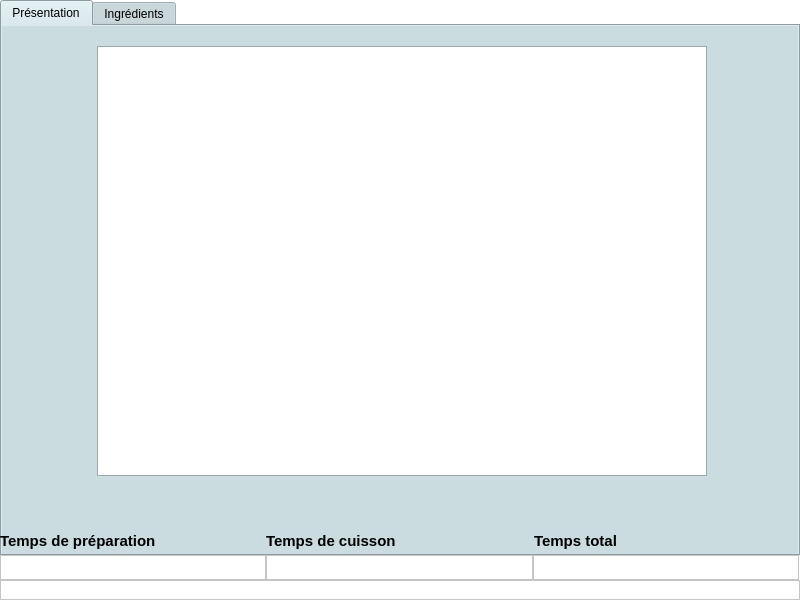
<?xml version="1.0" encoding="UTF-8"?>
<ui version="4.0">
 <class>FenetrePresentation</class>
 <widget class="QWidget" name="FenetrePresentation">
  <property name="geometry">
   <rect>
    <x>0</x>
    <y>0</y>
    <width>800</width>
    <height>600</height>
   </rect>
  </property>
  <property name="palette">
   <palette>
    <active>
     <colorrole role="WindowText">
      <brush brushstyle="SolidPattern">
       <color alpha="255">
        <red>0</red>
        <green>0</green>
        <blue>0</blue>
       </color>
      </brush>
     </colorrole>
     <colorrole role="Button">
      <brush brushstyle="SolidPattern">
       <color alpha="255">
        <red>255</red>
        <green>255</green>
        <blue>255</blue>
       </color>
      </brush>
     </colorrole>
     <colorrole role="Light">
      <brush brushstyle="SolidPattern">
       <color alpha="255">
        <red>255</red>
        <green>255</green>
        <blue>255</blue>
       </color>
      </brush>
     </colorrole>
     <colorrole role="Midlight">
      <brush brushstyle="SolidPattern">
       <color alpha="255">
        <red>255</red>
        <green>255</green>
        <blue>255</blue>
       </color>
      </brush>
     </colorrole>
     <colorrole role="Dark">
      <brush brushstyle="SolidPattern">
       <color alpha="255">
        <red>127</red>
        <green>127</green>
        <blue>127</blue>
       </color>
      </brush>
     </colorrole>
     <colorrole role="Mid">
      <brush brushstyle="SolidPattern">
       <color alpha="255">
        <red>170</red>
        <green>170</green>
        <blue>170</blue>
       </color>
      </brush>
     </colorrole>
     <colorrole role="Text">
      <brush brushstyle="SolidPattern">
       <color alpha="255">
        <red>0</red>
        <green>0</green>
        <blue>0</blue>
       </color>
      </brush>
     </colorrole>
     <colorrole role="BrightText">
      <brush brushstyle="SolidPattern">
       <color alpha="255">
        <red>255</red>
        <green>255</green>
        <blue>255</blue>
       </color>
      </brush>
     </colorrole>
     <colorrole role="ButtonText">
      <brush brushstyle="SolidPattern">
       <color alpha="255">
        <red>0</red>
        <green>0</green>
        <blue>0</blue>
       </color>
      </brush>
     </colorrole>
     <colorrole role="Base">
      <brush brushstyle="SolidPattern">
       <color alpha="255">
        <red>255</red>
        <green>255</green>
        <blue>255</blue>
       </color>
      </brush>
     </colorrole>
     <colorrole role="Window">
      <brush brushstyle="SolidPattern">
       <color alpha="255">
        <red>255</red>
        <green>255</green>
        <blue>255</blue>
       </color>
      </brush>
     </colorrole>
     <colorrole role="Shadow">
      <brush brushstyle="SolidPattern">
       <color alpha="255">
        <red>0</red>
        <green>0</green>
        <blue>0</blue>
       </color>
      </brush>
     </colorrole>
     <colorrole role="AlternateBase">
      <brush brushstyle="SolidPattern">
       <color alpha="255">
        <red>255</red>
        <green>255</green>
        <blue>255</blue>
       </color>
      </brush>
     </colorrole>
     <colorrole role="ToolTipBase">
      <brush brushstyle="SolidPattern">
       <color alpha="255">
        <red>255</red>
        <green>255</green>
        <blue>220</blue>
       </color>
      </brush>
     </colorrole>
     <colorrole role="ToolTipText">
      <brush brushstyle="SolidPattern">
       <color alpha="255">
        <red>0</red>
        <green>0</green>
        <blue>0</blue>
       </color>
      </brush>
     </colorrole>
     <colorrole role="PlaceholderText">
      <brush brushstyle="SolidPattern">
       <color alpha="128">
        <red>0</red>
        <green>0</green>
        <blue>0</blue>
       </color>
      </brush>
     </colorrole>
    </active>
    <inactive>
     <colorrole role="WindowText">
      <brush brushstyle="SolidPattern">
       <color alpha="255">
        <red>0</red>
        <green>0</green>
        <blue>0</blue>
       </color>
      </brush>
     </colorrole>
     <colorrole role="Button">
      <brush brushstyle="SolidPattern">
       <color alpha="255">
        <red>255</red>
        <green>255</green>
        <blue>255</blue>
       </color>
      </brush>
     </colorrole>
     <colorrole role="Light">
      <brush brushstyle="SolidPattern">
       <color alpha="255">
        <red>255</red>
        <green>255</green>
        <blue>255</blue>
       </color>
      </brush>
     </colorrole>
     <colorrole role="Midlight">
      <brush brushstyle="SolidPattern">
       <color alpha="255">
        <red>255</red>
        <green>255</green>
        <blue>255</blue>
       </color>
      </brush>
     </colorrole>
     <colorrole role="Dark">
      <brush brushstyle="SolidPattern">
       <color alpha="255">
        <red>127</red>
        <green>127</green>
        <blue>127</blue>
       </color>
      </brush>
     </colorrole>
     <colorrole role="Mid">
      <brush brushstyle="SolidPattern">
       <color alpha="255">
        <red>170</red>
        <green>170</green>
        <blue>170</blue>
       </color>
      </brush>
     </colorrole>
     <colorrole role="Text">
      <brush brushstyle="SolidPattern">
       <color alpha="255">
        <red>0</red>
        <green>0</green>
        <blue>0</blue>
       </color>
      </brush>
     </colorrole>
     <colorrole role="BrightText">
      <brush brushstyle="SolidPattern">
       <color alpha="255">
        <red>255</red>
        <green>255</green>
        <blue>255</blue>
       </color>
      </brush>
     </colorrole>
     <colorrole role="ButtonText">
      <brush brushstyle="SolidPattern">
       <color alpha="255">
        <red>0</red>
        <green>0</green>
        <blue>0</blue>
       </color>
      </brush>
     </colorrole>
     <colorrole role="Base">
      <brush brushstyle="SolidPattern">
       <color alpha="255">
        <red>255</red>
        <green>255</green>
        <blue>255</blue>
       </color>
      </brush>
     </colorrole>
     <colorrole role="Window">
      <brush brushstyle="SolidPattern">
       <color alpha="255">
        <red>255</red>
        <green>255</green>
        <blue>255</blue>
       </color>
      </brush>
     </colorrole>
     <colorrole role="Shadow">
      <brush brushstyle="SolidPattern">
       <color alpha="255">
        <red>0</red>
        <green>0</green>
        <blue>0</blue>
       </color>
      </brush>
     </colorrole>
     <colorrole role="AlternateBase">
      <brush brushstyle="SolidPattern">
       <color alpha="255">
        <red>255</red>
        <green>255</green>
        <blue>255</blue>
       </color>
      </brush>
     </colorrole>
     <colorrole role="ToolTipBase">
      <brush brushstyle="SolidPattern">
       <color alpha="255">
        <red>255</red>
        <green>255</green>
        <blue>220</blue>
       </color>
      </brush>
     </colorrole>
     <colorrole role="ToolTipText">
      <brush brushstyle="SolidPattern">
       <color alpha="255">
        <red>0</red>
        <green>0</green>
        <blue>0</blue>
       </color>
      </brush>
     </colorrole>
     <colorrole role="PlaceholderText">
      <brush brushstyle="SolidPattern">
       <color alpha="128">
        <red>0</red>
        <green>0</green>
        <blue>0</blue>
       </color>
      </brush>
     </colorrole>
    </inactive>
    <disabled>
     <colorrole role="WindowText">
      <brush brushstyle="SolidPattern">
       <color alpha="255">
        <red>127</red>
        <green>127</green>
        <blue>127</blue>
       </color>
      </brush>
     </colorrole>
     <colorrole role="Button">
      <brush brushstyle="SolidPattern">
       <color alpha="255">
        <red>255</red>
        <green>255</green>
        <blue>255</blue>
       </color>
      </brush>
     </colorrole>
     <colorrole role="Light">
      <brush brushstyle="SolidPattern">
       <color alpha="255">
        <red>255</red>
        <green>255</green>
        <blue>255</blue>
       </color>
      </brush>
     </colorrole>
     <colorrole role="Midlight">
      <brush brushstyle="SolidPattern">
       <color alpha="255">
        <red>255</red>
        <green>255</green>
        <blue>255</blue>
       </color>
      </brush>
     </colorrole>
     <colorrole role="Dark">
      <brush brushstyle="SolidPattern">
       <color alpha="255">
        <red>127</red>
        <green>127</green>
        <blue>127</blue>
       </color>
      </brush>
     </colorrole>
     <colorrole role="Mid">
      <brush brushstyle="SolidPattern">
       <color alpha="255">
        <red>170</red>
        <green>170</green>
        <blue>170</blue>
       </color>
      </brush>
     </colorrole>
     <colorrole role="Text">
      <brush brushstyle="SolidPattern">
       <color alpha="255">
        <red>127</red>
        <green>127</green>
        <blue>127</blue>
       </color>
      </brush>
     </colorrole>
     <colorrole role="BrightText">
      <brush brushstyle="SolidPattern">
       <color alpha="255">
        <red>255</red>
        <green>255</green>
        <blue>255</blue>
       </color>
      </brush>
     </colorrole>
     <colorrole role="ButtonText">
      <brush brushstyle="SolidPattern">
       <color alpha="255">
        <red>127</red>
        <green>127</green>
        <blue>127</blue>
       </color>
      </brush>
     </colorrole>
     <colorrole role="Base">
      <brush brushstyle="SolidPattern">
       <color alpha="255">
        <red>255</red>
        <green>255</green>
        <blue>255</blue>
       </color>
      </brush>
     </colorrole>
     <colorrole role="Window">
      <brush brushstyle="SolidPattern">
       <color alpha="255">
        <red>255</red>
        <green>255</green>
        <blue>255</blue>
       </color>
      </brush>
     </colorrole>
     <colorrole role="Shadow">
      <brush brushstyle="SolidPattern">
       <color alpha="255">
        <red>0</red>
        <green>0</green>
        <blue>0</blue>
       </color>
      </brush>
     </colorrole>
     <colorrole role="AlternateBase">
      <brush brushstyle="SolidPattern">
       <color alpha="255">
        <red>255</red>
        <green>255</green>
        <blue>255</blue>
       </color>
      </brush>
     </colorrole>
     <colorrole role="ToolTipBase">
      <brush brushstyle="SolidPattern">
       <color alpha="255">
        <red>255</red>
        <green>255</green>
        <blue>220</blue>
       </color>
      </brush>
     </colorrole>
     <colorrole role="ToolTipText">
      <brush brushstyle="SolidPattern">
       <color alpha="255">
        <red>0</red>
        <green>0</green>
        <blue>0</blue>
       </color>
      </brush>
     </colorrole>
     <colorrole role="PlaceholderText">
      <brush brushstyle="SolidPattern">
       <color alpha="128">
        <red>0</red>
        <green>0</green>
        <blue>0</blue>
       </color>
      </brush>
     </colorrole>
    </disabled>
   </palette>
  </property>
  <property name="windowTitle">
   <string>Présentation de la recette</string>
  </property>
  <widget class="QTabWidget" name="Onglets">
   <property name="geometry">
    <rect>
     <x>0</x>
     <y>0</y>
     <width>800</width>
     <height>556</height>
    </rect>
   </property>
   <property name="palette">
    <palette>
     <active>
      <colorrole role="WindowText">
       <brush brushstyle="SolidPattern">
        <color alpha="255">
         <red>0</red>
         <green>0</green>
         <blue>0</blue>
        </color>
       </brush>
      </colorrole>
      <colorrole role="Button">
       <brush brushstyle="SolidPattern">
        <color alpha="255">
         <red>202</red>
         <green>220</green>
         <blue>224</blue>
        </color>
       </brush>
      </colorrole>
      <colorrole role="Light">
       <brush brushstyle="SolidPattern">
        <color alpha="255">
         <red>255</red>
         <green>255</green>
         <blue>255</blue>
        </color>
       </brush>
      </colorrole>
      <colorrole role="Midlight">
       <brush brushstyle="SolidPattern">
        <color alpha="255">
         <red>228</red>
         <green>237</green>
         <blue>239</blue>
        </color>
       </brush>
      </colorrole>
      <colorrole role="Dark">
       <brush brushstyle="SolidPattern">
        <color alpha="255">
         <red>101</red>
         <green>110</green>
         <blue>112</blue>
        </color>
       </brush>
      </colorrole>
      <colorrole role="Mid">
       <brush brushstyle="SolidPattern">
        <color alpha="255">
         <red>135</red>
         <green>147</green>
         <blue>149</blue>
        </color>
       </brush>
      </colorrole>
      <colorrole role="Text">
       <brush brushstyle="SolidPattern">
        <color alpha="255">
         <red>0</red>
         <green>0</green>
         <blue>0</blue>
        </color>
       </brush>
      </colorrole>
      <colorrole role="BrightText">
       <brush brushstyle="SolidPattern">
        <color alpha="255">
         <red>255</red>
         <green>255</green>
         <blue>255</blue>
        </color>
       </brush>
      </colorrole>
      <colorrole role="ButtonText">
       <brush brushstyle="SolidPattern">
        <color alpha="255">
         <red>0</red>
         <green>0</green>
         <blue>0</blue>
        </color>
       </brush>
      </colorrole>
      <colorrole role="Base">
       <brush brushstyle="SolidPattern">
        <color alpha="255">
         <red>255</red>
         <green>255</green>
         <blue>255</blue>
        </color>
       </brush>
      </colorrole>
      <colorrole role="Window">
       <brush brushstyle="SolidPattern">
        <color alpha="255">
         <red>202</red>
         <green>220</green>
         <blue>224</blue>
        </color>
       </brush>
      </colorrole>
      <colorrole role="Shadow">
       <brush brushstyle="SolidPattern">
        <color alpha="255">
         <red>0</red>
         <green>0</green>
         <blue>0</blue>
        </color>
       </brush>
      </colorrole>
      <colorrole role="AlternateBase">
       <brush brushstyle="SolidPattern">
        <color alpha="255">
         <red>228</red>
         <green>237</green>
         <blue>239</blue>
        </color>
       </brush>
      </colorrole>
      <colorrole role="ToolTipBase">
       <brush brushstyle="SolidPattern">
        <color alpha="255">
         <red>255</red>
         <green>255</green>
         <blue>220</blue>
        </color>
       </brush>
      </colorrole>
      <colorrole role="ToolTipText">
       <brush brushstyle="SolidPattern">
        <color alpha="255">
         <red>0</red>
         <green>0</green>
         <blue>0</blue>
        </color>
       </brush>
      </colorrole>
      <colorrole role="PlaceholderText">
       <brush brushstyle="SolidPattern">
        <color alpha="128">
         <red>0</red>
         <green>0</green>
         <blue>0</blue>
        </color>
       </brush>
      </colorrole>
     </active>
     <inactive>
      <colorrole role="WindowText">
       <brush brushstyle="SolidPattern">
        <color alpha="255">
         <red>0</red>
         <green>0</green>
         <blue>0</blue>
        </color>
       </brush>
      </colorrole>
      <colorrole role="Button">
       <brush brushstyle="SolidPattern">
        <color alpha="255">
         <red>202</red>
         <green>220</green>
         <blue>224</blue>
        </color>
       </brush>
      </colorrole>
      <colorrole role="Light">
       <brush brushstyle="SolidPattern">
        <color alpha="255">
         <red>255</red>
         <green>255</green>
         <blue>255</blue>
        </color>
       </brush>
      </colorrole>
      <colorrole role="Midlight">
       <brush brushstyle="SolidPattern">
        <color alpha="255">
         <red>228</red>
         <green>237</green>
         <blue>239</blue>
        </color>
       </brush>
      </colorrole>
      <colorrole role="Dark">
       <brush brushstyle="SolidPattern">
        <color alpha="255">
         <red>101</red>
         <green>110</green>
         <blue>112</blue>
        </color>
       </brush>
      </colorrole>
      <colorrole role="Mid">
       <brush brushstyle="SolidPattern">
        <color alpha="255">
         <red>135</red>
         <green>147</green>
         <blue>149</blue>
        </color>
       </brush>
      </colorrole>
      <colorrole role="Text">
       <brush brushstyle="SolidPattern">
        <color alpha="255">
         <red>0</red>
         <green>0</green>
         <blue>0</blue>
        </color>
       </brush>
      </colorrole>
      <colorrole role="BrightText">
       <brush brushstyle="SolidPattern">
        <color alpha="255">
         <red>255</red>
         <green>255</green>
         <blue>255</blue>
        </color>
       </brush>
      </colorrole>
      <colorrole role="ButtonText">
       <brush brushstyle="SolidPattern">
        <color alpha="255">
         <red>0</red>
         <green>0</green>
         <blue>0</blue>
        </color>
       </brush>
      </colorrole>
      <colorrole role="Base">
       <brush brushstyle="SolidPattern">
        <color alpha="255">
         <red>255</red>
         <green>255</green>
         <blue>255</blue>
        </color>
       </brush>
      </colorrole>
      <colorrole role="Window">
       <brush brushstyle="SolidPattern">
        <color alpha="255">
         <red>202</red>
         <green>220</green>
         <blue>224</blue>
        </color>
       </brush>
      </colorrole>
      <colorrole role="Shadow">
       <brush brushstyle="SolidPattern">
        <color alpha="255">
         <red>0</red>
         <green>0</green>
         <blue>0</blue>
        </color>
       </brush>
      </colorrole>
      <colorrole role="AlternateBase">
       <brush brushstyle="SolidPattern">
        <color alpha="255">
         <red>228</red>
         <green>237</green>
         <blue>239</blue>
        </color>
       </brush>
      </colorrole>
      <colorrole role="ToolTipBase">
       <brush brushstyle="SolidPattern">
        <color alpha="255">
         <red>255</red>
         <green>255</green>
         <blue>220</blue>
        </color>
       </brush>
      </colorrole>
      <colorrole role="ToolTipText">
       <brush brushstyle="SolidPattern">
        <color alpha="255">
         <red>0</red>
         <green>0</green>
         <blue>0</blue>
        </color>
       </brush>
      </colorrole>
      <colorrole role="PlaceholderText">
       <brush brushstyle="SolidPattern">
        <color alpha="128">
         <red>0</red>
         <green>0</green>
         <blue>0</blue>
        </color>
       </brush>
      </colorrole>
     </inactive>
     <disabled>
      <colorrole role="WindowText">
       <brush brushstyle="SolidPattern">
        <color alpha="255">
         <red>101</red>
         <green>110</green>
         <blue>112</blue>
        </color>
       </brush>
      </colorrole>
      <colorrole role="Button">
       <brush brushstyle="SolidPattern">
        <color alpha="255">
         <red>202</red>
         <green>220</green>
         <blue>224</blue>
        </color>
       </brush>
      </colorrole>
      <colorrole role="Light">
       <brush brushstyle="SolidPattern">
        <color alpha="255">
         <red>255</red>
         <green>255</green>
         <blue>255</blue>
        </color>
       </brush>
      </colorrole>
      <colorrole role="Midlight">
       <brush brushstyle="SolidPattern">
        <color alpha="255">
         <red>228</red>
         <green>237</green>
         <blue>239</blue>
        </color>
       </brush>
      </colorrole>
      <colorrole role="Dark">
       <brush brushstyle="SolidPattern">
        <color alpha="255">
         <red>101</red>
         <green>110</green>
         <blue>112</blue>
        </color>
       </brush>
      </colorrole>
      <colorrole role="Mid">
       <brush brushstyle="SolidPattern">
        <color alpha="255">
         <red>135</red>
         <green>147</green>
         <blue>149</blue>
        </color>
       </brush>
      </colorrole>
      <colorrole role="Text">
       <brush brushstyle="SolidPattern">
        <color alpha="255">
         <red>101</red>
         <green>110</green>
         <blue>112</blue>
        </color>
       </brush>
      </colorrole>
      <colorrole role="BrightText">
       <brush brushstyle="SolidPattern">
        <color alpha="255">
         <red>255</red>
         <green>255</green>
         <blue>255</blue>
        </color>
       </brush>
      </colorrole>
      <colorrole role="ButtonText">
       <brush brushstyle="SolidPattern">
        <color alpha="255">
         <red>101</red>
         <green>110</green>
         <blue>112</blue>
        </color>
       </brush>
      </colorrole>
      <colorrole role="Base">
       <brush brushstyle="SolidPattern">
        <color alpha="255">
         <red>202</red>
         <green>220</green>
         <blue>224</blue>
        </color>
       </brush>
      </colorrole>
      <colorrole role="Window">
       <brush brushstyle="SolidPattern">
        <color alpha="255">
         <red>202</red>
         <green>220</green>
         <blue>224</blue>
        </color>
       </brush>
      </colorrole>
      <colorrole role="Shadow">
       <brush brushstyle="SolidPattern">
        <color alpha="255">
         <red>0</red>
         <green>0</green>
         <blue>0</blue>
        </color>
       </brush>
      </colorrole>
      <colorrole role="AlternateBase">
       <brush brushstyle="SolidPattern">
        <color alpha="255">
         <red>202</red>
         <green>220</green>
         <blue>224</blue>
        </color>
       </brush>
      </colorrole>
      <colorrole role="ToolTipBase">
       <brush brushstyle="SolidPattern">
        <color alpha="255">
         <red>255</red>
         <green>255</green>
         <blue>220</blue>
        </color>
       </brush>
      </colorrole>
      <colorrole role="ToolTipText">
       <brush brushstyle="SolidPattern">
        <color alpha="255">
         <red>0</red>
         <green>0</green>
         <blue>0</blue>
        </color>
       </brush>
      </colorrole>
      <colorrole role="PlaceholderText">
       <brush brushstyle="SolidPattern">
        <color alpha="128">
         <red>0</red>
         <green>0</green>
         <blue>0</blue>
        </color>
       </brush>
      </colorrole>
     </disabled>
    </palette>
   </property>
   <property name="cursor">
    <cursorShape>ArrowCursor</cursorShape>
   </property>
   <property name="currentIndex">
    <number>0</number>
   </property>
   <property name="iconSize">
    <size>
     <width>16</width>
     <height>16</height>
    </size>
   </property>
   <property name="documentMode">
    <bool>false</bool>
   </property>
   <property name="tabsClosable">
    <bool>false</bool>
   </property>
   <property name="movable">
    <bool>false</bool>
   </property>
   <property name="tabBarAutoHide">
    <bool>false</bool>
   </property>
   <widget class="QWidget" name="ongletPresentation">
    <property name="autoFillBackground">
     <bool>true</bool>
    </property>
    <attribute name="title">
     <string>Présentation</string>
    </attribute>
    <widget class="QListWidget" name="contenuPresentation">
     <property name="geometry">
      <rect>
       <x>95</x>
       <y>20</y>
       <width>610</width>
       <height>430</height>
      </rect>
     </property>
     <property name="textElideMode">
      <enum>Qt::ElideNone</enum>
     </property>
     <property name="wordWrap">
      <bool>true</bool>
     </property>
    </widget>
   </widget>
   <widget class="QWidget" name="ongletIngredients">
    <property name="autoFillBackground">
     <bool>true</bool>
    </property>
    <attribute name="title">
     <string>Ingrédients</string>
    </attribute>
    <widget class="QLabel" name="msgIngredients">
     <property name="enabled">
      <bool>true</bool>
     </property>
     <property name="geometry">
      <rect>
       <x>290</x>
       <y>20</y>
       <width>220</width>
       <height>60</height>
      </rect>
     </property>
     <property name="sizePolicy">
      <sizepolicy hsizetype="Preferred" vsizetype="Preferred">
       <horstretch>0</horstretch>
       <verstretch>0</verstretch>
      </sizepolicy>
     </property>
     <property name="font">
      <font>
       <family>Franklin Gothic Demi Cond</family>
       <pointsize>31</pointsize>
       <weight>75</weight>
       <bold>true</bold>
      </font>
     </property>
     <property name="text">
      <string>Ingrédients</string>
     </property>
     <property name="alignment">
      <set>Qt::AlignCenter</set>
     </property>
    </widget>
    <widget class="QListWidget" name="contenuIngredients">
     <property name="geometry">
      <rect>
       <x>95</x>
       <y>20</y>
       <width>610</width>
       <height>430</height>
      </rect>
     </property>
    </widget>
    <zorder>contenuIngredients</zorder>
    <zorder>msgIngredients</zorder>
   </widget>
  </widget>
  <widget class="QLabel" name="labelTpsPreparation">
   <property name="geometry">
    <rect>
     <x>0</x>
     <y>533</y>
     <width>266</width>
     <height>16</height>
    </rect>
   </property>
   <property name="font">
    <font>
     <family>MS Shell Dlg 2</family>
     <pointsize>11</pointsize>
     <weight>75</weight>
     <bold>true</bold>
    </font>
   </property>
   <property name="text">
    <string>Temps de préparation</string>
   </property>
   <property name="alignment">
    <set>Qt::AlignLeading|Qt::AlignLeft|Qt::AlignVCenter</set>
   </property>
  </widget>
  <widget class="QLabel" name="labelTpsCuisson">
   <property name="geometry">
    <rect>
     <x>266</x>
     <y>533</y>
     <width>267</width>
     <height>16</height>
    </rect>
   </property>
   <property name="font">
    <font>
     <family>MS Shell Dlg 2</family>
     <pointsize>11</pointsize>
     <weight>75</weight>
     <bold>true</bold>
    </font>
   </property>
   <property name="text">
    <string>Temps de cuisson</string>
   </property>
   <property name="alignment">
    <set>Qt::AlignLeading|Qt::AlignLeft|Qt::AlignVCenter</set>
   </property>
  </widget>
  <widget class="QLabel" name="labelTpsTotal">
   <property name="geometry">
    <rect>
     <x>534</x>
     <y>533</y>
     <width>266</width>
     <height>16</height>
    </rect>
   </property>
   <property name="font">
    <font>
     <family>MS Shell Dlg 2</family>
     <pointsize>11</pointsize>
     <weight>75</weight>
     <bold>true</bold>
     <kerning>true</kerning>
    </font>
   </property>
   <property name="text">
    <string>Temps total</string>
   </property>
   <property name="alignment">
    <set>Qt::AlignLeading|Qt::AlignLeft|Qt::AlignVCenter</set>
   </property>
  </widget>
  <widget class="QListView" name="contenuTempsPrep">
   <property name="geometry">
    <rect>
     <x>0</x>
     <y>555</y>
     <width>266</width>
     <height>25</height>
    </rect>
   </property>
  </widget>
  <widget class="QListView" name="contenuURL">
   <property name="geometry">
    <rect>
     <x>0</x>
     <y>580</y>
     <width>800</width>
     <height>20</height>
    </rect>
   </property>
  </widget>
  <widget class="QListView" name="contenuTempsCuisson">
   <property name="geometry">
    <rect>
     <x>266</x>
     <y>555</y>
     <width>267</width>
     <height>25</height>
    </rect>
   </property>
  </widget>
  <widget class="QListView" name="contenuTempsTotal">
   <property name="geometry">
    <rect>
     <x>533</x>
     <y>555</y>
     <width>266</width>
     <height>25</height>
    </rect>
   </property>
  </widget>
  <zorder>Onglets</zorder>
  <zorder>contenuTempsTotal</zorder>
  <zorder>contenuTempsCuisson</zorder>
  <zorder>contenuURL</zorder>
  <zorder>contenuTempsPrep</zorder>
  <zorder>labelTpsPreparation</zorder>
  <zorder>labelTpsCuisson</zorder>
  <zorder>labelTpsTotal</zorder>
 </widget>
 <resources/>
 <connections/>
</ui>
